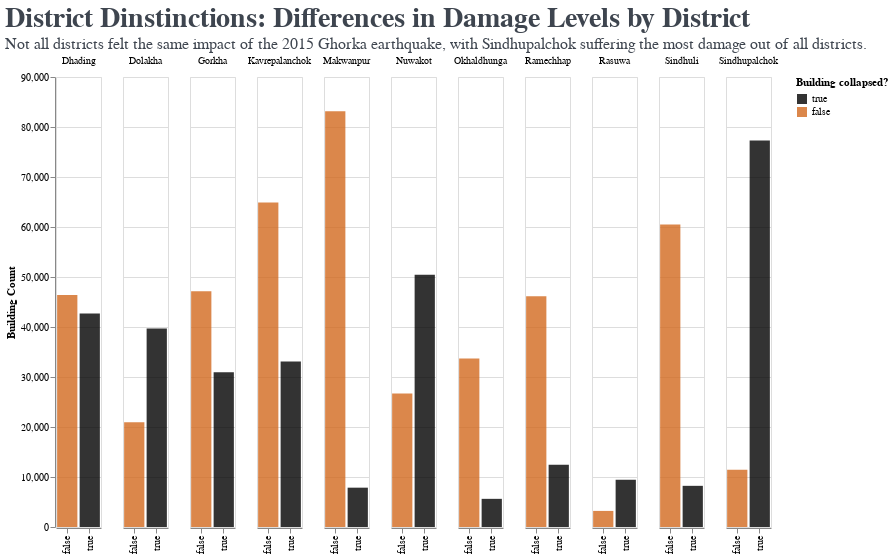

The notebook cell saved with this chart:
### Code cell
collapse_count = df.groupby(['district_name', 'collapse_grade']).count().reset_index()

dom = [True, False] 
rng = ['black', 'chocolate'] 

collapse_by_district = alt.Chart(collapse_count, 
title='Building Collapse By District').mark_bar(
    opacity=0.8
).encode(
    x=alt.X('collapse_grade:N', title=None).axis(),
    y=alt.Y('building_id', title='Building Count'),
    color=alt.Color('collapse_grade:N', title='Building collapsed?').scale(domain=dom, range=rng),
    column=alt.Column('district_name', title=None)
)

collapse_by_district.properties(title = alt.TitleParams(
    text = "District Dinstinctions: Differences in Damage Levels by District", 
    subtitle = ["Not all districts felt the same impact of the 2015 Ghorka earthquake, with Sindhupalchok suffering the most damage out of all districts."],
    fontSize = 28,
    color = '#3E454F', 
    subtitleFont = 'Barlow',
    subtitleFontSize = 16, 
    subtitleColor = '#3E454F'),
    width=45,
    height=450
)

### Figure 1 — Vega-Lite specification as saved in the notebook (floating-point values rounded to 4 significant figures)
{"config": {"view": {"continuousWidth": 300, "continuousHeight": 300}}, "data": {"name": "data-a4ab4639beb46e99f0689f75e28a83e1"}, "mark": {"type": "bar", "opacity": 0.8}, "encoding": {"color": {"field": "collapse_grade", "scale": {"domain": [true, false], "range": ["black", "chocolate"]}, "title": "Building collapsed?", "type": "nominal"}, "column": {"field": "district_name", "title": null, "type": "nominal"}, "x": {"axis": {}, "field": "collapse_grade", "title": null, "type": "nominal"}, "y": {"field": "building_id", "title": "Building Count", "type": "quantitative"}}, "height": 450, "title": {"text": "District Dinstinctions: Differences in Damage Levels by District", "color": "#3E454F", "fontSize": 28, "subtitle": ["Not all districts felt the same impact of the 2015 Ghorka earthquake, with Sindhupalchok suffering the most damage out of all districts."], "subtitleColor": "#3E454F", "subtitleFont": "Barlow", "subtitleFontSize": 16}, "width": 45, "$schema": "https://vega.github.io/schema/vega-lite/v5.8.0.json", "datasets": {"data-a4ab4639beb46e99f0689f75e28a83e1": [{"district_name": "Dhading", "collapse_grade": false, "building_id": 46416, "district_id": 46416, "vdcmun_id": 46416, "ward_id": 46416, "count_floors_pre_eq": 46416, "count_floors_post_eq": 46416, "age_building": 46416, "plinth_area_sq_ft": 46416, "height_ft_pre_eq": 46416, "height_ft_post_eq": 46416, "land_surface_condition": 46416, "foundation_type": 46416, "roof_type": 46416, "ground_floor_type": 46416, "other_floor_type": 46416, "position": 46416, "plan_configuration": 46416, "has_superstructure_adobe_mud": 46416, "has_superstructure_mud_mortar_stone": 46416, "has_superstructure_stone_flag": 46416, "has_superstructure_cement_mortar_stone": 46416, "has_superstructure_mud_mortar_brick": 46416, "has_superstructure_cement_mortar_brick": 46416, "has_superstructure_timber": 46416, "has_superstructure_bamboo": 46416, "has_superstructure_rc_non_engineered": 46416, "has_superstructure_rc_engineered": 46416, "has_superstructure_other": 46416, "condition_post_eq": 46416, "damage_grade": 46416, "technical_solution_proposed": 46416}, {"district_name": "Dhading", "collapse_grade": true, "building_id": 42706, "district_id": 42706, "vdcmun_id": 42706, "ward_id": 42706, "count_floors_pre_eq": 42706, "count_floors_post_eq": 42706, "age_building": 42706, "plinth_area_sq_ft": 42706, "height_ft_pre_eq": 42706, "height_ft_post_eq": 42706, "land_surface_condition": 42706, "foundation_type": 42706, "roof_type": 42706, "ground_floor_type": 42706, "other_floor_type": 42706, "position": 42706, "plan_configuration": 42706, "has_superstructure_adobe_mud": 42706, "has_superstructure_mud_mortar_stone": 42706, "has_superstructure_stone_flag": 42706, "has_superstructure_cement_mortar_stone": 42706, "has_superstructure_mud_mortar_brick": 42706, "has_superstructure_cement_mortar_brick": 42706, "has_superstructure_timber": 42706, "has_superstructure_bamboo": 42706, "has_superstructure_rc_non_engineered": 42706, "has_superstructure_rc_engineered": 42706, "has_superstructure_other": 42706, "condition_post_eq": 42706, "damage_grade": 42706, "technical_solution_proposed": 42706}, {"district_name": "Dolakha", "collapse_grade": false, "building_id": 20962, "district_id": 20962, "vdcmun_id": 20962, "ward_id": 20962, "count_floors_pre_eq": 20962, "count_floors_post_eq": 20962, "age_building": 20962, "plinth_area_sq_ft": 20962, "height_ft_pre_eq": 20962, "height_ft_post_eq": 20962, "land_surface_condition": 20962, "foundation_type": 20962, "roof_type": 20962, "ground_floor_type": 20962, "other_floor_type": 20962, "position": 20962, "plan_configuration": 20962, "has_superstructure_adobe_mud": 20962, "has_superstructure_mud_mortar_stone": 20962, "has_superstructure_stone_flag": 20962, "has_superstructure_cement_mortar_stone": 20962, "has_superstructure_mud_mortar_brick": 20962, "has_superstructure_cement_mortar_brick": 20962, "has_superstructure_timber": 20962, "has_superstructure_bamboo": 20962, "has_superstructure_rc_non_engineered": 20962, "has_superstructure_rc_engineered": 20962, "has_superstructure_other": 20962, "condition_post_eq": 20962, "damage_grade": 20962, "technical_solution_proposed": 20962}, {"district_name": "Dolakha", "collapse_grade": true, "building_id": 39677, "district_id": 39677, "vdcmun_id": 39677, "ward_id": 39677, "count_floors_pre_eq": 39677, "count_floors_post_eq": 39677, "age_building": 39677, "plinth_area_sq_ft": 39677, "height_ft_pre_eq": 39677, "height_ft_post_eq": 39677, "land_surface_condition": 39677, "foundation_type": 39677, "roof_type": 39677, "ground_floor_type": 39677, "other_floor_type": 39677, "position": 39677, "plan_configuration": 39677, "has_superstructure_adobe_mud": 39677, "has_superstructure_mud_mortar_stone": 39677, "has_superstructure_stone_flag": 39677, "has_superstructure_cement_mortar_stone": 39677, "has_superstructure_mud_mortar_brick": 39677, "has_superstructure_cement_mortar_brick": 39677, "has_superstructure_timber": 39677, "has_superstructure_bamboo": 39677, "has_superstructure_rc_non_engineered": 39677, "has_superstructure_rc_engineered": 39677, "has_superstructure_other": 39677, "condition_post_eq": 39677, "damage_grade": 39677, "technical_solution_proposed": 39677}, {"district_name": "Gorkha", "collapse_grade": false, "building_id": 47143, "district_id": 47143, "vdcmun_id": 47143, "ward_id": 47143, "count_floors_pre_eq": 47143, "count_floors_post_eq": 47143, "age_building": 47143, "plinth_area_sq_ft": 47143, "height_ft_pre_eq": 47143, "height_ft_post_eq": 47143, "land_surface_condition": 47143, "foundation_type": 47143, "roof_type": 47143, "ground_floor_type": 47143, "other_floor_type": 47143, "position": 47143, "plan_configuration": 47143, "has_superstructure_adobe_mud": 47143, "has_superstructure_mud_mortar_stone": 47143, "has_superstructure_stone_flag": 47143, "has_superstructure_cement_mortar_stone": 47143, "has_superstructure_mud_mortar_brick": 47143, "has_superstructure_cement_mortar_brick": 47143, "has_superstructure_timber": 47143, "has_superstructure_bamboo": 47143, "has_superstructure_rc_non_engineered": 47143, "has_superstructure_rc_engineered": 47143, "has_superstructure_other": 47143, "condition_post_eq": 47143, "damage_grade": 47143, "technical_solution_proposed": 47143}, {"district_name": "Gorkha", "collapse_grade": true, "building_id": 30931, "district_id": 30931, "vdcmun_id": 30931, "ward_id": 30931, "count_floors_pre_eq": 30931, "count_floors_post_eq": 30931, "age_building": 30931, "plinth_area_sq_ft": 30931, "height_ft_pre_eq": 30931, "height_ft_post_eq": 30931, "land_surface_condition": 30931, "foundation_type": 30931, "roof_type": 30931, "ground_floor_type": 30931, "other_floor_type": 30931, "position": 30931, "plan_configuration": 30931, "has_superstructure_adobe_mud": 30931, "has_superstructure_mud_mortar_stone": 30931, "has_superstructure_stone_flag": 30931, "has_superstructure_cement_mortar_stone": 30931, "has_superstructure_mud_mortar_brick": 30931, "has_superstructure_cement_mortar_brick": 30931, "has_superstructure_timber": 30931, "has_superstructure_bamboo": 30931, "has_superstructure_rc_non_engineered": 30931, "has_superstructure_rc_engineered": 30931, "has_superstructure_other": 30931, "condition_post_eq": 30931, "damage_grade": 30931, "technical_solution_proposed": 30931}, {"district_name": "Kavrepalanchok", "collapse_grade": false, "building_id": 64912, "district_id": 64912, "vdcmun_id": 64912, "ward_id": 64912, "count_floors_pre_eq": 64912, "count_floors_post_eq": 64912, "age_building": 64912, "plinth_area_sq_ft": 64912, "height_ft_pre_eq": 64912, "height_ft_post_eq": 64912, "land_surface_condition": 64912, "foundation_type": 64912, "roof_type": 64912, "ground_floor_type": 64912, "other_floor_type": 64912, "position": 64912, "plan_configuration": 64912, "has_superstructure_adobe_mud": 64912, "has_superstructure_mud_mortar_stone": 64912, "has_superstructure_stone_flag": 64912, "has_superstructure_cement_mortar_stone": 64912, "has_superstructure_mud_mortar_brick": 64912, "has_superstructure_cement_mortar_brick": 64912, "has_superstructure_timber": 64912, "has_superstructure_bamboo": 64912, "has_superstructure_rc_non_engineered": 64912, "has_superstructure_rc_engineered": 64912, "has_superstructure_other": 64912, "condition_post_eq": 64912, "damage_grade": 64912, "technical_solution_proposed": 64912}, {"district_name": "Kavrepalanchok", "collapse_grade": true, "building_id": 33107, "district_id": 33107, "vdcmun_id": 33107, "ward_id": 33107, "count_floors_pre_eq": 33107, "count_floors_post_eq": 33107, "age_building": 33107, "plinth_area_sq_ft": 33107, "height_ft_pre_eq": 33107, "height_ft_post_eq": 33107, "land_surface_condition": 33107, "foundation_type": 33107, "roof_type": 33107, "ground_floor_type": 33107, "other_floor_type": 33107, "position": 33107, "plan_configuration": 33107, "has_superstructure_adobe_mud": 33107, "has_superstructure_mud_mortar_stone": 33107, "has_superstructure_stone_flag": 33107, "has_superstructure_cement_mortar_stone": 33107, "has_superstructure_mud_mortar_brick": 33107, "has_superstructure_cement_mortar_brick": 33107, "has_superstructure_timber": 33107, "has_superstructure_bamboo": 33107, "has_superstructure_rc_non_engineered": 33107, "has_superstructure_rc_engineered": 33107, "has_superstructure_other": 33107, "condition_post_eq": 33107, "damage_grade": 33107, "technical_solution_proposed": 33107}, {"district_name": "Makwanpur", "collapse_grade": false, "building_id": 83128, "district_id": 83128, "vdcmun_id": 83128, "ward_id": 83128, "count_floors_pre_eq": 83128, "count_floors_post_eq": 83128, "age_building": 83128, "plinth_area_sq_ft": 83128, "height_ft_pre_eq": 83128, "height_ft_post_eq": 83128, "land_surface_condition": 83128, "foundation_type": 83128, "roof_type": 83128, "ground_floor_type": 83128, "other_floor_type": 83128, "position": 83128, "plan_configuration": 83128, "has_superstructure_adobe_mud": 83128, "has_superstructure_mud_mortar_stone": 83128, "has_superstructure_stone_flag": 83128, "has_superstructure_cement_mortar_stone": 83128, "has_superstructure_mud_mortar_brick": 83128, "has_superstructure_cement_mortar_brick": 83128, "has_superstructure_timber": 83128, "has_superstructure_bamboo": 83128, "has_superstructure_rc_non_engineered": 83128, "has_superstructure_rc_engineered": 83128, "has_superstructure_other": 83128, "condition_post_eq": 83128, "damage_grade": 83128, "technical_solution_proposed": 83128}, {"district_name": "Makwanpur", "collapse_grade": true, "building_id": 7866, "district_id": 7866, "vdcmun_id": 7866, "ward_id": 7866, "count_floors_pre_eq": 7866, "count_floors_post_eq": 7866, "age_building": 7866, "plinth_area_sq_ft": 7866, "height_ft_pre_eq": 7866, "height_ft_post_eq": 7866, "land_surface_condition": 7866, "foundation_type": 7866, "roof_type": 7866, "ground_floor_type": 7866, "other_floor_type": 7866, "position": 7866, "plan_configuration": 7866, "has_superstructure_adobe_mud": 7866, "has_superstructure_mud_mortar_stone": 7866, "has_superstructure_stone_flag": 7866, "has_superstructure_cement_mortar_stone": 7866, "has_superstructure_mud_mortar_brick": 7866, "has_superstructure_cement_mortar_brick": 7866, "has_superstructure_timber": 7866, "has_superstructure_bamboo": 7866, "has_superstructure_rc_non_engineered": 7866, "has_superstructure_rc_engineered": 7866, "has_superstructure_other": 7866, "condition_post_eq": 7866, "damage_grade": 7866, "technical_solution_proposed": 7866}, {"district_name": "Nuwakot", "collapse_grade": false, "building_id": 26701, "district_id": 26701, "vdcmun_id": 26701, "ward_id": 26701, "count_floors_pre_eq": 26701, "count_floors_post_eq": 26701, "age_building": 26701, "plinth_area_sq_ft": 26701, "height_ft_pre_eq": 26701, "height_ft_post_eq": 26701, "land_surface_condition": 26701, "foundation_type": 26701, "roof_type": 26701, "ground_floor_type": 26701, "other_floor_type": 26701, "position": 26701, "plan_configuration": 26701, "has_superstructure_adobe_mud": 26701, "has_superstructure_mud_mortar_stone": 26701, "has_superstructure_stone_flag": 26701, "has_superstructure_cement_mortar_stone": 26701, "has_superstructure_mud_mortar_brick": 26701, "has_superstructure_cement_mortar_brick": 26701, "has_superstructure_timber": 26701, "has_superstructure_bamboo": 26701, "has_superstructure_rc_non_engineered": 26701, "has_superstructure_rc_engineered": 26701, "has_superstructure_other": 26701, "condition_post_eq": 26701, "damage_grade": 26701, "technical_solution_proposed": 26701}, {"district_name": "Nuwakot", "collapse_grade": true, "building_id": 50447, "district_id": 50447, "vdcmun_id": 50447, "ward_id": 50447, "count_floors_pre_eq": 50447, "count_floors_post_eq": 50447, "age_building": 50447, "plinth_area_sq_ft": 50447, "height_ft_pre_eq": 50447, "height_ft_post_eq": 50447, "land_surface_condition": 50447, "foundation_type": 50447, "roof_type": 50447, "ground_floor_type": 50447, "other_floor_type": 50447, "position": 50447, "plan_configuration": 50447, "has_superstructure_adobe_mud": 50447, "has_superstructure_mud_mortar_stone": 50447, "has_superstructure_stone_flag": 50447, "has_superstructure_cement_mortar_stone": 50447, "has_superstructure_mud_mortar_brick": 50447, "has_superstructure_cement_mortar_brick": 50447, "has_superstructure_timber": 50447, "has_superstructure_bamboo": 50447, "has_superstructure_rc_non_engineered": 50447, "has_superstructure_rc_engineered": 50447, "has_superstructure_other": 50447, "condition_post_eq": 50447, "damage_grade": 50447, "technical_solution_proposed": 50447}, {"district_name": "Okhaldhunga", "collapse_grade": false, "building_id": 33720, "district_id": 33720, "vdcmun_id": 33720, "ward_id": 33720, "count_floors_pre_eq": 33720, "count_floors_post_eq": 33720, "age_building": 33720, "plinth_area_sq_ft": 33720, "height_ft_pre_eq": 33720, "height_ft_post_eq": 33720, "land_surface_condition": 33720, "foundation_type": 33720, "roof_type": 33720, "ground_floor_type": 33720, "other_floor_type": 33720, "position": 33720, "plan_configuration": 33720, "has_superstructure_adobe_mud": 33720, "has_superstructure_mud_mortar_stone": 33720, "has_superstructure_stone_flag": 33720, "has_superstructure_cement_mortar_stone": 33720, "has_superstructure_mud_mortar_brick": 33720, "has_superstructure_cement_mortar_brick": 33720, "has_superstructure_timber": 33720, "has_superstructure_bamboo": 33720, "has_superstructure_rc_non_engineered": 33720, "has_superstructure_rc_engineered": 33720, "has_superstructure_other": 33720, "condition_post_eq": 33720, "damage_grade": 33720, "technical_solution_proposed": 33720}, {"district_name": "Okhaldhunga", "collapse_grade": true, "building_id": 5632, "district_id": 5632, "vdcmun_id": 5632, "ward_id": 5632, "count_floors_pre_eq": 5632, "count_floors_post_eq": 5632, "age_building": 5632, "plinth_area_sq_ft": 5632, "height_ft_pre_eq": 5632, "height_ft_post_eq": 5632, "land_surface_condition": 5632, "foundation_type": 5632, "roof_type": 5632, "ground_floor_type": 5632, "other_floor_type": 5632, "position": 5632, "plan_configuration": 5632, "has_superstructure_adobe_mud": 5632, "has_superstructure_mud_mortar_stone": 5632, "has_superstructure_stone_flag": 5632, "has_superstructure_cement_mortar_stone": 5632, "has_superstructure_mud_mortar_brick": 5632, "has_superstructure_cement_mortar_brick": 5632, "has_superstructure_timber": 5632, "has_superstructure_bamboo": 5632, "has_superstructure_rc_non_engineered": 5632, "has_superstructure_rc_engineered": 5632, "has_superstructure_other": 5632, "condition_post_eq": 5632, "damage_grade": 5632, "technical_solution_proposed": 5632}, {"district_name": "Ramechhap", "collapse_grade": false, "building_id": 46137, "district_id": 46137, "vdcmun_id": 46137, "ward_id": 46137, "count_floors_pre_eq": 46137, "count_floors_post_eq": 46137, "age_building": 46137, "plinth_area_sq_ft": 46137, "height_ft_pre_eq": 46137, "height_ft_post_eq": 46137, "land_surface_condition": 46137, "foundation_type": 46137, "roof_type": 46137, "ground_floor_type": 46137, "other_floor_type": 46137, "position": 46137, "plan_configuration": 46137, "has_superstructure_adobe_mud": 46137, "has_superstructure_mud_mortar_stone": 46137, "has_superstructure_stone_flag": 46137, "has_superstructure_cement_mortar_stone": 46137, "has_superstructure_mud_mortar_brick": 46137, "has_superstructure_cement_mortar_brick": 46137, "has_superstructure_timber": 46137, "has_superstructure_bamboo": 46137, "has_superstructure_rc_non_engineered": 46137, "has_superstructure_rc_engineered": 46137, "has_superstructure_other": 46137, "condition_post_eq": 46137, "damage_grade": 46137, "technical_solution_proposed": 46137}, {"district_name": "Ramechhap", "collapse_grade": true, "building_id": 12475, "district_id": 12475, "vdcmun_id": 12475, "ward_id": 12475, "count_floors_pre_eq": 12475, "count_floors_post_eq": 12475, "age_building": 12475, "plinth_area_sq_ft": 12475, "height_ft_pre_eq": 12475, "height_ft_post_eq": 12475, "land_surface_condition": 12475, "foundation_type": 12475, "roof_type": 12475, "ground_floor_type": 12475, "other_floor_type": 12475, "position": 12475, "plan_configuration": 12475, "has_superstructure_adobe_mud": 12475, "has_superstructure_mud_mortar_stone": 12475, "has_superstructure_stone_flag": 12475, "has_superstructure_cement_mortar_stone": 12475, "has_superstructure_mud_mortar_brick": 12475, "has_superstructure_cement_mortar_brick": 12475, "has_superstructure_timber": 12475, "has_superstructure_bamboo": 12475, "has_superstructure_rc_non_engineered": 12475, "has_superstructure_rc_engineered": 12475, "has_superstructure_other": 12475, "condition_post_eq": 12475, "damage_grade": 12475, "technical_solution_proposed": 12475}, {"district_name": "Rasuwa", "collapse_grade": false, "building_id": 3218, "district_id": 3218, "vdcmun_id": 3218, "ward_id": 3218, "count_floors_pre_eq": 3218, "count_floors_post_eq": 3218, "age_building": 3218, "plinth_area_sq_ft": 3218, "height_ft_pre_eq": 3218, "height_ft_post_eq": 3218, "land_surface_condition": 3218, "foundation_type": 3218, "roof_type": 3218, "ground_floor_type": 3218, "other_floor_type": 3218, "position": 3218, "plan_configuration": 3218, "has_superstructure_adobe_mud": 3218, "has_superstructure_mud_mortar_stone": 3218, "has_superstructure_stone_flag": 3218, "has_superstructure_cement_mortar_stone": 3218, "has_superstructure_mud_mortar_brick": 3218, "has_superstructure_cement_mortar_brick": 3218, "has_superstructure_timber": 3218, "has_superstructure_bamboo": 3218, "has_superstructure_rc_non_engineered": 3218, "has_superstructure_rc_engineered": 3218, "has_superstructure_other": 3218, "condition_post_eq": 3218, "damage_grade": 3218, "technical_solution_proposed": 3218}, {"district_name": "Rasuwa", "collapse_grade": true, "building_id": 9426, "district_id": 9426, "vdcmun_id": 9426, "ward_id": 9426, "count_floors_pre_eq": 9426, "count_floors_post_eq": 9426, "age_building": 9426, "plinth_area_sq_ft": 9426, "height_ft_pre_eq": 9426, "height_ft_post_eq": 9426, "land_surface_condition": 9426, "foundation_type": 9426, "roof_type": 9426, "ground_floor_type": 9426, "other_floor_type": 9426, "position": 9426, "plan_configuration": 9426, "has_superstructure_adobe_mud": 9426, "has_superstructure_mud_mortar_stone": 9426, "has_superstructure_stone_flag": 9426, "has_superstructure_cement_mortar_stone": 9426, "has_superstructure_mud_mortar_brick": 9426, "has_superstructure_cement_mortar_brick": 9426, "has_superstructure_timber": 9426, "has_superstructure_bamboo": 9426, "has_superstructure_rc_non_engineered": 9426, "has_superstructure_rc_engineered": 9426, "has_superstructure_other": 9426, "condition_post_eq": 9426, "damage_grade": 9426, "technical_solution_proposed": 9426}, {"district_name": "Sindhuli", "collapse_grade": false, "building_id": 60516, "district_id": 60516, "vdcmun_id": 60516, "ward_id": 60516, "count_floors_pre_eq": 60516, "count_floors_post_eq": 60516, "age_building": 60516, "plinth_area_sq_ft": 60516, "height_ft_pre_eq": 60516, "height_ft_post_eq": 60516, "land_surface_condition": 60516, "foundation_type": 60516, "roof_type": 60516, "ground_floor_type": 60516, "other_floor_type": 60516, "position": 60516, "plan_configuration": 60516, "has_superstructure_adobe_mud": 60516, "has_superstructure_mud_mortar_stone": 60516, "has_superstructure_stone_flag": 60516, "has_superstructure_cement_mortar_stone": 60516, "has_superstructure_mud_mortar_brick": 60516, "has_superstructure_cement_mortar_brick": 60516, "has_superstructure_timber": 60516, "has_superstructure_bamboo": 60516, "has_superstructure_rc_non_engineered": 60516, "has_superstructure_rc_engineered": 60516, "has_superstructure_other": 60516, "condition_post_eq": 60516, "damage_grade": 60516, "technical_solution_proposed": 60516}, {"district_name": "Sindhuli", "collapse_grade": true, "building_id": 8233, "district_id": 8233, "vdcmun_id": 8233, "ward_id": 8233, "count_floors_pre_eq": 8233, "count_floors_post_eq": 8233, "age_building": 8233, "plinth_area_sq_ft": 8233, "height_ft_pre_eq": 8233, "height_ft_post_eq": 8233, "land_surface_condition": 8233, "foundation_type": 8233, "roof_type": 8233, "ground_floor_type": 8233, "other_floor_type": 8233, "position": 8233, "plan_configuration": 8233, "has_superstructure_adobe_mud": 8233, "has_superstructure_mud_mortar_stone": 8233, "has_superstructure_stone_flag": 8233, "has_superstructure_cement_mortar_stone": 8233, "has_superstructure_mud_mortar_brick": 8233, "has_superstructure_cement_mortar_brick": 8233, "has_superstructure_timber": 8233, "has_superstructure_bamboo": 8233, "has_superstructure_rc_non_engineered": 8233, "has_superstructure_rc_engineered": 8233, "has_superstructure_other": 8233, "condition_post_eq": 8233, "damage_grade": 8233, "technical_solution_proposed": 8233}, {"district_name": "Sindhupalchok", "collapse_grade": false, "building_id": 11464, "district_id": 11464, "vdcmun_id": 11464, "ward_id": 11464, "count_floors_pre_eq": 11464, "count_floors_post_eq": 11464, "age_building": 11464, "plinth_area_sq_ft": 11464, "height_ft_pre_eq": 11464, "height_ft_post_eq": 11464, "land_surface_condition": 11464, "foundation_type": 11464, "roof_type": 11464, "ground_floor_type": 11464, "other_floor_type": 11464, "position": 11464, "plan_configuration": 11464, "has_superstructure_adobe_mud": 11464, "has_superstructure_mud_mortar_stone": 11464, "has_superstructure_stone_flag": 11464, "has_superstructure_cement_mortar_stone": 11464, "has_superstructure_mud_mortar_brick": 11464, "has_superstructure_cement_mortar_brick": 11464, "has_superstructure_timber": 11464, "has_superstructure_bamboo": 11464, "has_superstructure_rc_non_engineered": 11464, "has_superstructure_rc_engineered": 11464, "has_superstructure_other": 11464, "condition_post_eq": 11464, "damage_grade": 11464, "technical_solution_proposed": 11464}, {"district_name": "Sindhupalchok", "collapse_grade": true, "building_id": 77277, "district_id": 77277, "vdcmun_id": 77277, "ward_id": 77277, "count_floors_pre_eq": 77277, "count_floors_post_eq": 77277, "age_building": 77277, "plinth_area_sq_ft": 77277, "height_ft_pre_eq": 77277, "height_ft_post_eq": 77277, "land_surface_condition": 77277, "foundation_type": 77277, "roof_type": 77277, "ground_floor_type": 77277, "other_floor_type": 77277, "position": 77277, "plan_configuration": 77277, "has_superstructure_adobe_mud": 77277, "has_superstructure_mud_mortar_stone": 77277, "has_superstructure_stone_flag": 77277, "has_superstructure_cement_mortar_stone": 77277, "has_superstructure_mud_mortar_brick": 77277, "has_superstructure_cement_mortar_brick": 77277, "has_superstructure_timber": 77277, "has_superstructure_bamboo": 77277, "has_superstructure_rc_non_engineered": 77277, "has_superstructure_rc_engineered": 77277, "has_superstructure_other": 77277, "condition_post_eq": 77277, "damage_grade": 77277, "technical_solution_proposed": 77277}]}}
